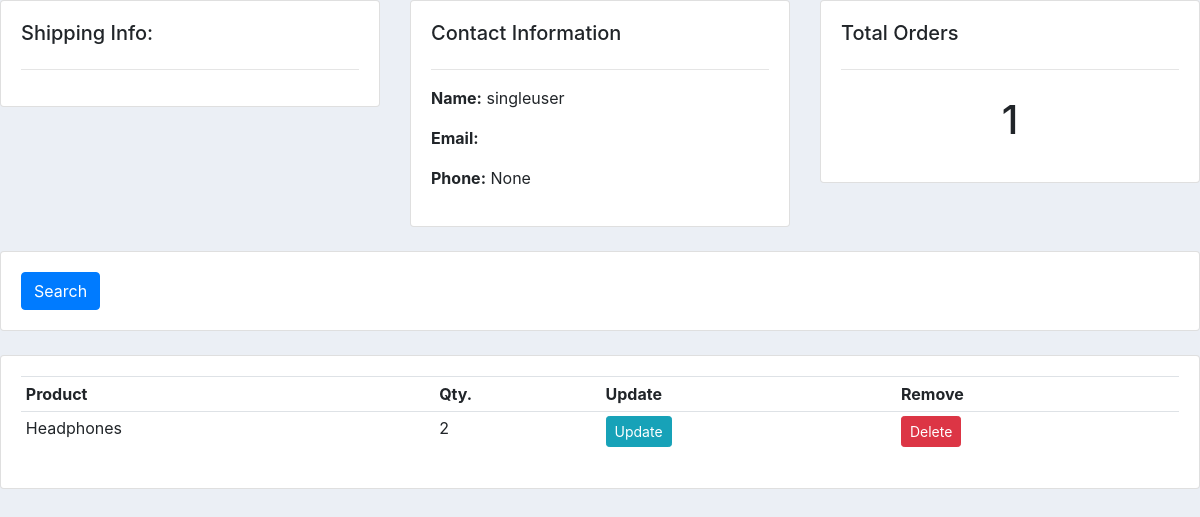
Page /customer/8/ (signed in) on the committed database.
### store/models.py (models this page shows, shortened)
class Customer(models.Model):
	user = models.OneToOneField(
		User, null=True, blank=True, on_delete=models.CASCADE)
	name = models.CharField(max_length=50, null=True)
	phone = models.CharField(max_length= 200, null = True)
	email = models.CharField(max_length=100)

class OrderItem(models.Model):
	customer = models.ForeignKey(
		Customer, on_delete=models.SET_NULL, null=True, blank=True)
	product = models.ForeignKey(
		Product, on_delete=models.SET_NULL, null=True, blank=True)
	order = models.ForeignKey(
		Order, on_delete=models.SET_NULL, null=True, blank=True)
	quantity = models.IntegerField(default=0, null=True, blank=False)
	date_added = models.DateTimeField(auto_now_add=True)

class Product(models.Model):
	name = models.CharField(max_length=200, null=True)
	price = models.FloatField()
	digital = models.BooleanField(default=False, null=True, blank=False)
	image = models.ImageField(null=True, blank=True)
	def __str__(self):
		return self.name

### store/decorators.py (the view)
    def wrapper_func(request, *args, **kwargs):
        group = None
        if request.user.groups.exists():
            group = request.user.groups.all()[0].name
        if group == 'admin':
            return view_func(request, *args, **kwargs)
        if group != 'admin':
            return redirect('store')

### store/views.py (called while the page is built)
@login_required(login_url='login')
@admin_only
def customer(request, pk):
	customer = Customer.objects.get(id=pk)
	orders = customer.orderitem_set.all()
	shippinginfo = customer.shippingaddress_set.all()
	total_order = orders.count()
	context = {'customer': customer, 'orders': orders, 'total_order':total_order, 'shippinginfo': shippinginfo}
	return render(request, 'store/customer.html', context)

### store/templates/store/customer.html (shortened to what this page needs)
{% load static %}
<!DOCTYPE html>
<html>
    <head>
        <link rel="stylesheet" href="https://stackpath.bootstrapcdn.com/bootstrap/4.3.1/css/bootstrap.min.css">
        <link rel="stylesheet" type="text/css" href="{% static 'css/dashboard.css' %}">
    </head>
<body>
    <div class="row">
        <div class="col-md">
            <div class="card card-body">
                <h5>Shipping Info: </h5>
                <hr>
            </div>
        </div>
        <div class="col-md">
            <div class="card card-body">
                <h5>Contact Information</h5>
                <hr>
                <p><b>Name:</b>  {{customer.name}}</p>
                <p><b>Email:</b>  {{customer.email}}</p>
                <p><b>Phone:</b>  {{customer.phone}}</p>
            </div>
        </div>
        <div class="col-md">
            <div class="card card-body">
                <h5>Total Orders</h5>
                <hr>
                <h1 style="text-align: center;padding: 10px">{{total_order}}</h1>
            </div>
        </div>
    </div>
    <br>
    <div class="row">
        <div class="col">
            <div class="card card-body">
                <form method="get">
                <button class="btn btn-primary" type="submit">Search</button>
            </form>
            </div>
        </div>
    </div>
    <br>
    <div class="row">
        <div class="col-md">
            <div class="card card-body">
                <table class="table table-sm">
                    <tr>
                        <th>Product</th>
                        <th>Qty.</th>
                        <th>Update</th>
                        <th>Remove</th>
                    </tr>
                    {% for i in orders %}
                        <tr>
                            <td>{{i.product}}</td>
                            <td>{{i.quantity}}</td>
                            <td><a class="btn btn-sm btn-info" href="">Update</a></td>
                            <td><a class="btn btn-sm btn-danger" href="">Delete</a></td>
                        </tr>
                    {% endfor %}
                </table>
            </div>
        </div>
    </div>
</body>
</html>

### static/css/dashboard.css (style rules this page uses)
body { background-color: #ebeff5; }

### rows in the picture
Customer: name "singleuser", phone "None"
OrderItem: product "Headphones", quantity "2"

### other values in the picture
{{ total_order }} "1"
